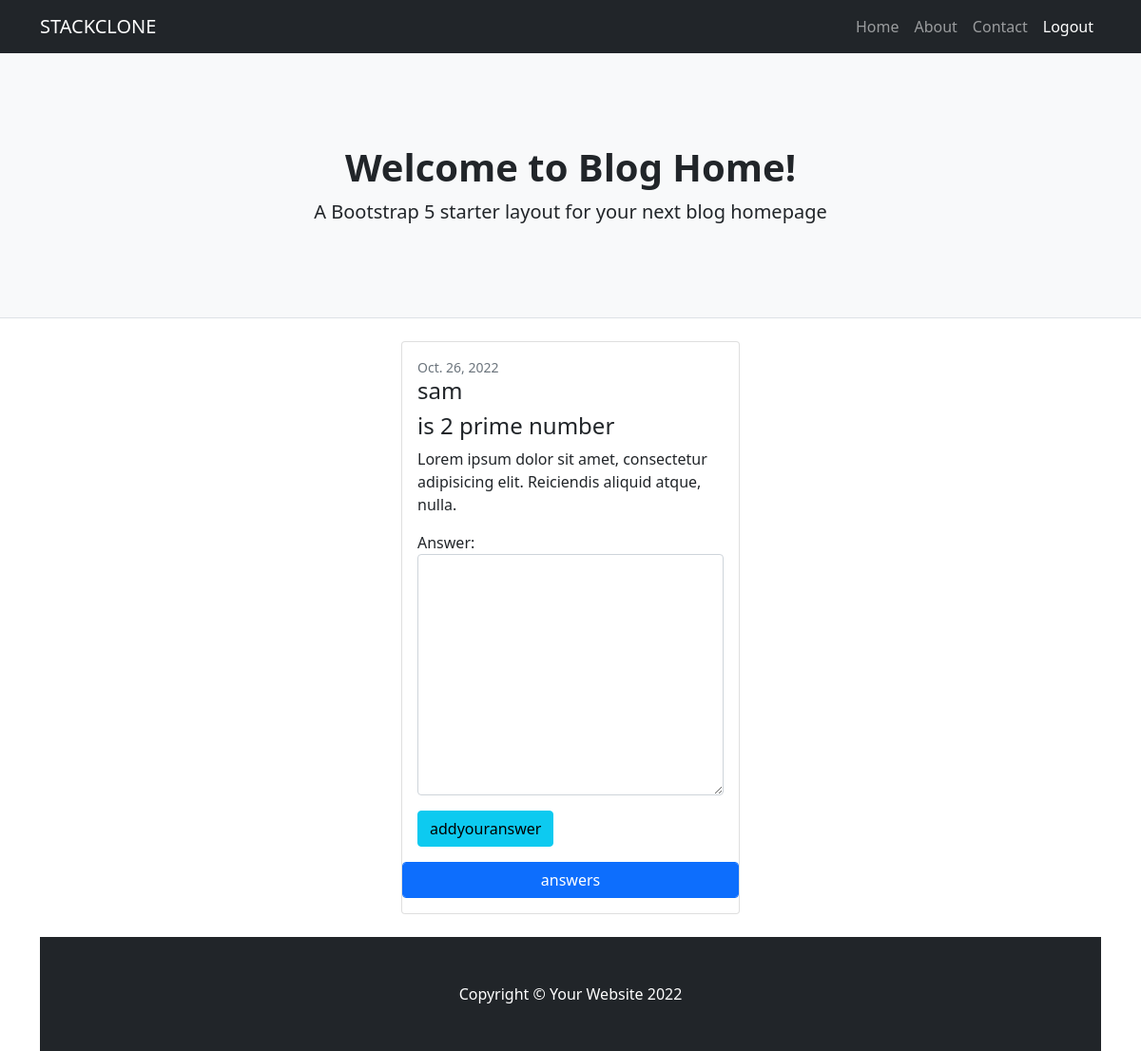
Screenshot of /detail/3 (signed in) with the database file from the repository.
### questions/models.py (models this page shows, shortened)
class Questions(models.Model):
    user=models.ForeignKey(MyUser, on_delete=models.CASCADE)
    description=models.CharField(max_length=200)
    image=models.ImageField(upload_to="images",null=True,blank=True)
    created_date=models.DateField(auto_now_add=True)
    is_active=models.BooleanField(default=True)
    @property
    def fetch_answers(self):
        answers=self.answers_set.all().annotate(u_count=Count('upvote')).order_by('-u_count')
        return answers

class MyUser(AbstractUser):
    phone=models.CharField(max_length=200)
    profile_pic=models.ImageField(upload_to="profilepics",null=True)

### questions/views.py (the view)
# urls.py: path('detail/<int:id>',views.QuestionDetailView.as_view(),name='detail'),
@method_decorator(signin_required,name="dispatch")
class QuestionDetailView(DetailView,FormView):
    model=Questions
    template_name="question-detail.html"
    pk_url_kwarg:str="id"
    context_object_name:str="questions"
    form_class=AnswerForm

### questions/forms.py
class AnswerForm(forms.Form):
    answer=forms.CharField(widget=forms.Textarea(attrs={"class":"form-control"}))

### questions/views.py (called while the page is built)
def signin_required(fn):
    def wrapper(request,*args,**kwargs):
        if not request.user.is_authenticated:
            messages.error(request, "u must login")
            return redirect("signin")
        else:
            return fn(request,*args,**kwargs)
    return wrapper

### questions/templates/question-detail.html (shortened to what this page needs)
{%extends 'base.html'%}
{%block body_block%}
<div class="container">
    <div class="row">
        <div class="col-4"></div>
        <div class="col-4">
            <div class="card mb-4">
                <div class="card-body">
                    <div class="small text-muted">{{questions.created_date}}</div>
                    <h4 class="card-title h4">{{questions.user}}</h4>
                    <h2 class="card-title h4">{{questions.description}}</h2>
                    <p class="card-text">Lorem ipsum dolor sit amet, consectetur adipisicing elit. Reiciendis aliquid atque, nulla.</p>
                    <form action="{%url 'addanswer' questions.id%}" method="post">
                        {{form.as_p}}
                        <input type="submit" value="addyouranswer" class="btn btn-info">
                    </form>
                </div>
                <p>
                    <button class="btn btn-primary form-control" type="button" data-bs-toggle="collapse" data-bs-target="#collapseExample" aria-expanded="false" aria-controls="collapseExample">
                      answers
                    </button>
                  </p>
        </div>
    </div>
</div>
{%endblock%}

### rows the page displays
Questions: created_date "Oct. 26, 2022", user "sam", description "is 2 prime number"
